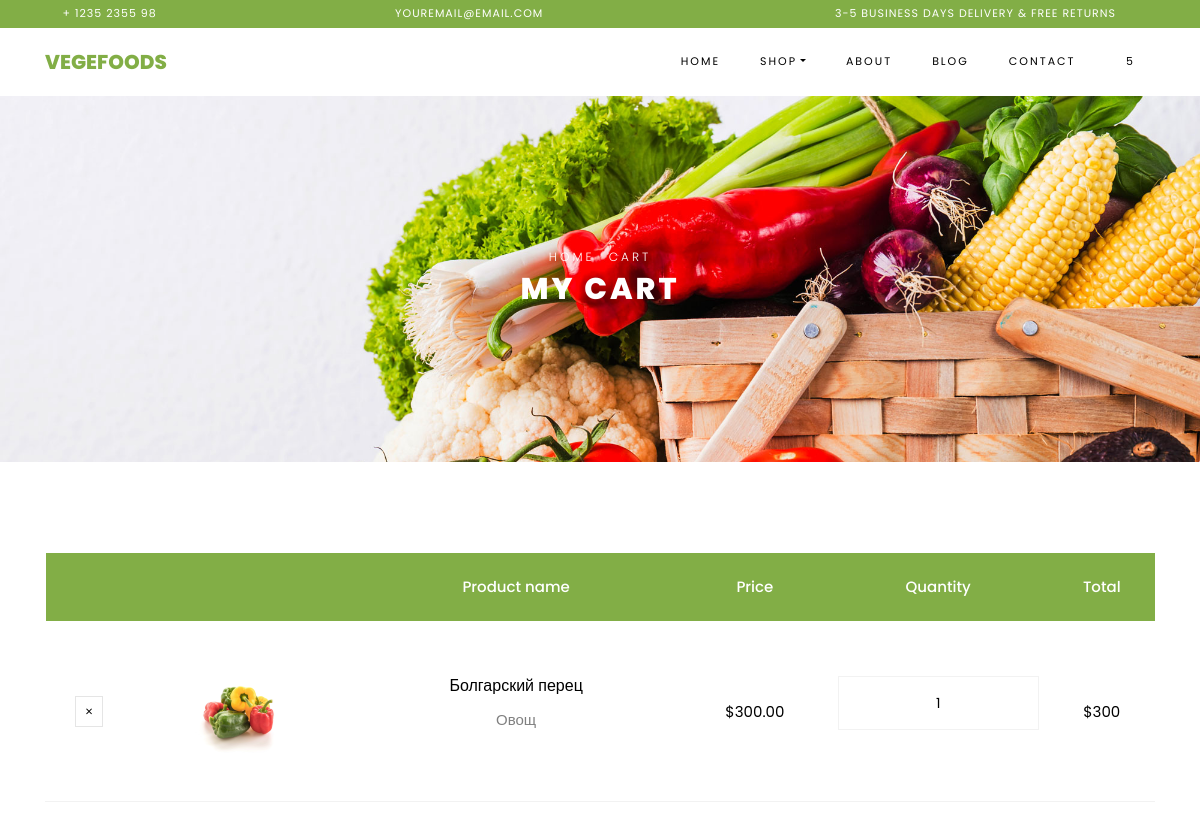
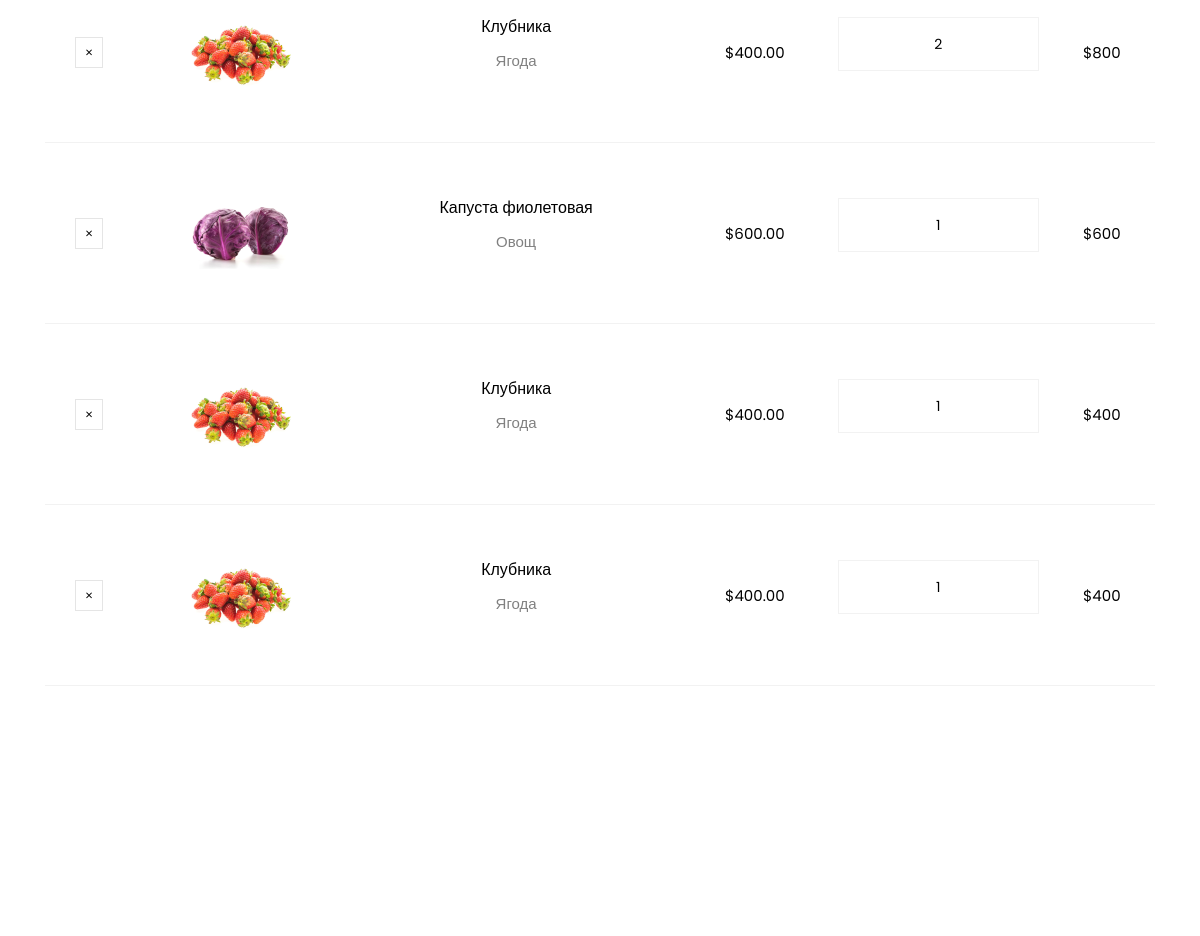
/cart/ (signed in, upper part), run on an earlier commit of the app's database (2 pictures, top to bottom).
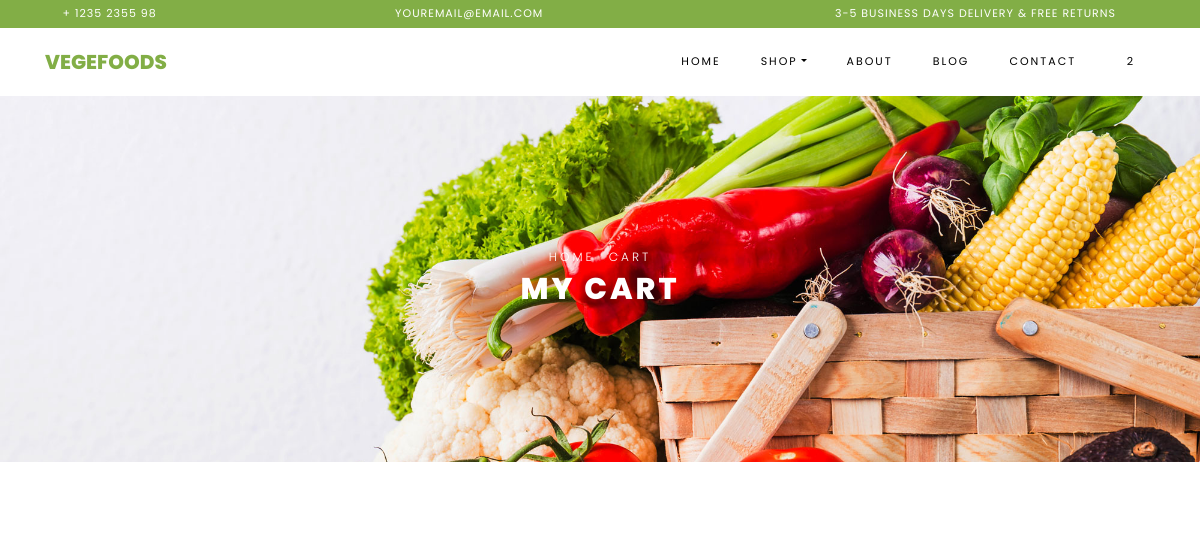
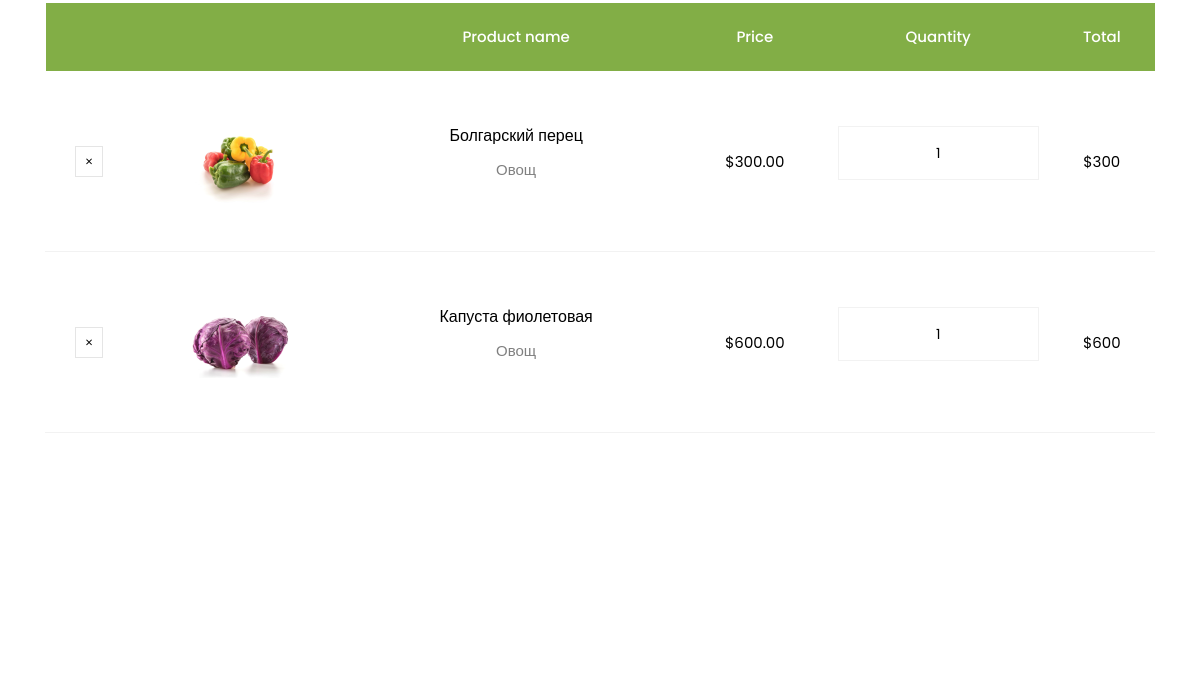
And on a later commit of the database (2 pictures, top to bottom).
### apps/cart_shop/models.py (models this page shows, shortened)
class CartItemShop(models.Model):
    cart = models.ForeignKey(Cart, on_delete=models.CASCADE)
    product = models.ForeignKey(Product, on_delete=models.CASCADE)
    quantity = models.IntegerField(default=1)
    created_at = models.DateTimeField(auto_now_add=True)
    updated_at = models.DateTimeField(auto_now=True)

class Product(models.Model):
    name = models.CharField(max_length=255)
    price = models.DecimalField(max_digits=10, decimal_places=2)
    discount = models.IntegerField(null=True, blank=True)
    description = models.TextField()
    image = models.ImageField(upload_to='static/shop/images', null=True, blank=True)
    created_at = models.DateTimeField(auto_now_add=True)
    updated_at = models.DateTimeField(auto_now=True)

### apps/cart_shop/views.py (the view)
# urls.py: path('', ViewCart.as_view(), name='cart'),
class ViewCart(View):
   def get(self, request):
       cart_items = CartItemShop.objects.filter(cart__user=request.user)
       data = list(cart_items)
       total_price_no_discount = sum(item.product.price * item.quantity for item in data)
       total_discount = sum(item.product.price * item.product.discount * item.quantity for item in data if item.product.discount is not None) / 100
       total_sum = total_price_no_discount - total_discount
       context = {'cart_items': data,
                  'total_price_no_discount': total_price_no_discount,
                  'total_discount': total_discount,
                  'total_sum': total_sum,
                  }
       return render(request, 'cart_shop/cart.html', context)

### apps/cart_shop/templates/cart_shop/cart.html (shortened to what this page needs)
{% load static %}
<!DOCTYPE html>
<html lang="en">
  <head>
    <link rel="stylesheet" href="{% static 'shop/css/open-iconic-bootstrap.min.css'%}">
    <link rel="stylesheet" href="{% static 'shop/css/animate.css'%}">
    <link rel="stylesheet" href="{% static 'shop/css/owl.carousel.min.css'%}">
    <link rel="stylesheet" href="{% static 'shop/css/owl.theme.default.min.css'%}">
    <link rel="stylesheet" href="{% static 'shop/css/magnific-popup.css'%}">
    <link rel="stylesheet" href="{% static 'shop/css/aos.css'%}">
    <link rel="stylesheet" href="{% static 'shop/css/ionicons.min.css'%}">
    <link rel="stylesheet" href="{% static 'shop/css/bootstrap-datepicker.css'%}">
    <link rel="stylesheet" href="{% static 'shop/css/jquery.timepicker.css'%}">
    <link rel="stylesheet" href="{% static 'shop/css/flaticon.css'%}">
    <link rel="stylesheet" href="{% static 'shop/css/icomoon.css'%}">
    <link rel="stylesheet" href="{% static 'shop/css/style.css'%}">
  </head>
  <body class="goto-here">
		<div class="py-1 bg-primary">
    	<div class="container">
    		<div class="row no-gutters d-flex align-items-start align-items-center px-md-0">
	    		<div class="col-lg-12 d-block">
		    		<div class="row d-flex">
		    			<div class="col-md pr-4 d-flex topper align-items-center">
					    	<div class="icon mr-2 d-flex justify-content-center align-items-center"><span class="icon-phone2"></span></div>
						    <span class="text">+ 1235 2355 98</span>
					    </div>
					    <div class="col-md pr-4 d-flex topper align-items-center">
					    	<div class="icon mr-2 d-flex justify-content-center align-items-center"><span class="icon-paper-plane"></span></div>
						    <span class="text">youremail@email.com</span>
					    </div>
					    <div class="col-md-5 pr-4 d-flex topper align-items-center text-lg-right">
						    <span class="text">3-5 Business days delivery &amp; Free Returns</span>
					    </div>
				    </div>
			    </div>
		    </div>
		  </div>
    </div>
    <nav class="navbar navbar-expand-lg navbar-dark ftco_navbar bg-dark ftco-navbar-light" id="ftco-navbar">
	    <div class="container">
	      <a class="navbar-brand" href="index.html">Vegefoods</a>
	      <div class="collapse navbar-collapse" id="ftco-nav">
	        <ul class="navbar-nav ml-auto">
	          <li class="nav-item"><a href="index.html" class="nav-link">Home</a></li>
	          <li class="nav-item active dropdown">
              <a class="nav-link dropdown-toggle" href="#" id="dropdown04" data-toggle="dropdown" aria-haspopup="true" aria-expanded="false">Shop</a>
            </li>
	          <li class="nav-item"><a href="about.html" class="nav-link">About</a></li>
	          <li class="nav-item"><a href="blog.html" class="nav-link">Blog</a></li>
	          <li class="nav-item"><a href="contact.html" class="nav-link">Contact</a></li>
	          <li class="nav-item cta cta-colored"><a href="cart.html" class="nav-link"><span class="icon-shopping_cart"></span>{{ cart_items|length}}</a></li>
	        </ul>
	      </div>
	    </div>
	  </nav>
    <div class="hero-wrap hero-bread" style="background-image: url({% static 'shop/images/bg_1.jpg'%});">
      <div class="container">
        <div class="row no-gutters slider-text align-items-center justify-content-center">
          <div class="col-md-9 ftco-animate text-center">
          	<p class="breadcrumbs"><span class="mr-2"><a href="index.html">Home</a></span> <span>Cart</span></p>
            <h1 class="mb-0 bread">My Cart</h1>
          </div>
        </div>
      </div>
    </div>
    <section class="ftco-section ftco-cart">
			<div class="container">
				<div class="row">
    			<div class="col-md-12 ftco-animate">
    				<div class="cart-list">
	    				<table class="table">
						    <thead class="thead-primary">
						      <tr class="text-center">
						        <th>&nbsp;</th>
						        <th>&nbsp;</th>
						        <th>Product name</th>
						        <th>Price</th>
						        <th>Quantity</th>
						        <th>Total</th>
						      </tr>
						    </thead>
						    <tbody>
							{% for item in cart_items %}
							<tr class="text-center">
							  <td class="product-remove"><a href="{% url 'cart_shop:del_from_cart' item.id %}"><span class="ion-ios-close"></span></a></td>
							  <td class="image-prod"><div class="img" style="background-image:url({{item.product.image.url}});"></div></td>
							  <td class="product-name">
								  <h3>{{item.product.name}}</h3>
								  <p>{{item.product.description}}</p>
							  </td>
							  <td class="price">${{item.product.price}}</td>
							  <td class="quantity">
								  <div class="input-group mb-3">
									  <input type="text" name="quantity" class="quantity form-control input-number" value={{item.quantity}} min="1" max="100">
								  </div>
							  </td>
							  <td class="total">${% widthratio item.product.price 1 item.quantity %}</td>
							</tr>
						{%endfor%}
						    </tbody>
						  </table>
					  </div>
    			</div>
    		</div>
    		<div class="row justify-content-end">
    		</div>
			</div>
		</section>
  </body>
</html>

### static/shop/css/icomoon.css (style rules this page uses)
[class^="icon-"], [class*=" icon-"] { font-family: 'icomoon' !important; speak: none; font-style: normal; font-weight: normal; font-variant: normal; text-transform: none; line-height: 1; -webkit-font-smoothing: antialiased; -moz-osx-font-smoothing: grayscale; }
.icon-paper-plane:before { content: "\f1d8"; }
.icon-phone2:before { content: "\e0cd"; }
.icon-shopping_cart:before { content: "\e8cc"; }

What changed in the data, as far as the page shows it:
removed CartItemShop: product.image (picture), product.name "Клубника", product.description "Ягода", product.price "400.00", quantity "2", product+quantity "800"
removed CartItemShop: product.image (picture), product.name "Клубника", product.description "Ягода", product.price "400.00", quantity "1", product+quantity "400"
removed CartItemShop: product.image (picture), product.name "Клубника", product.description "Ягода", product.price "400.00", quantity "1", product+quantity "400"
Also different on the page:
{{ cart_items|length }}: "5" → "2"
